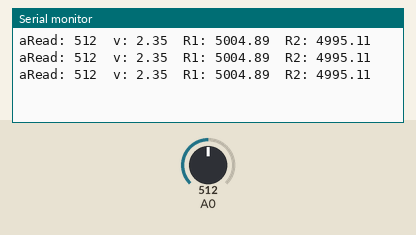
Bench run of a sketch on a simulated Arduino Uno, built with avr-gcc and run on an emulated ATmega328P. Shown: the last lines printed to the serial monitor. The test bench sets the inputs (shaded band); at power-on: A0 = 512.

Above: at 1.3 s.
1.4 s: A0 set to 716
At 1.9 s:
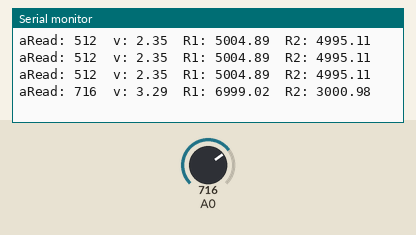
2.9 s: A0 set to 900
At 3.4 s:
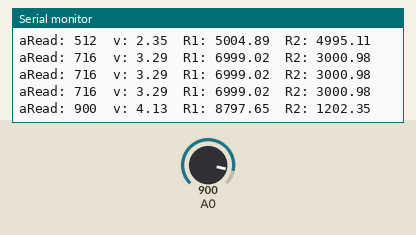
Timing chart, 0 to 5.9 s (numbered marks = the images above; inputs shaded):
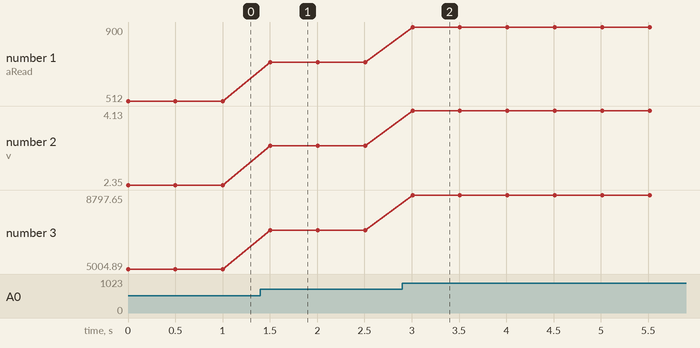

Measured:
- after the input at 1.4 s, the serial monitor: prints a new line after 0.10 s (image 1)
- after the input at 2.9 s, the serial monitor: prints a new line after 0.11 s (image 2)
- plotted number 1: 512 → 716 after the input at 1.4 s, 716 → 900 after the input at 2.9 s
- plotted number 2: 2.35 → 3.29 after the input at 1.4 s, 3.29 → 4.13 after the input at 2.9 s
- plotted number 3: 5004.89 → 6999.02 after the input at 1.4 s, 6999.02 → 8797.65 after the input at 2.9 s

The sketch:

PotVoltageDivider.ino
```cpp
#include <SoftwareSerial.h>

#define V_AR 4.7

void setup() {
	Serial.begin(9600);
}

void loop() {
	int r = analogRead(0);
	float v = V_AR * ((float)r/1023.0);
	float r1 = v/V_AR * 10000.0;

	Serial.print("aRead: " + (String)r + "  ");
	Serial.print("v: " + (String)(v) + "  ");
	Serial.print("R1: " + (String)(r1) + "  ");
	Serial.print("R2: " + (String)(10000.0 - r1) + "  \n\n");

	delay(500);
}
```
